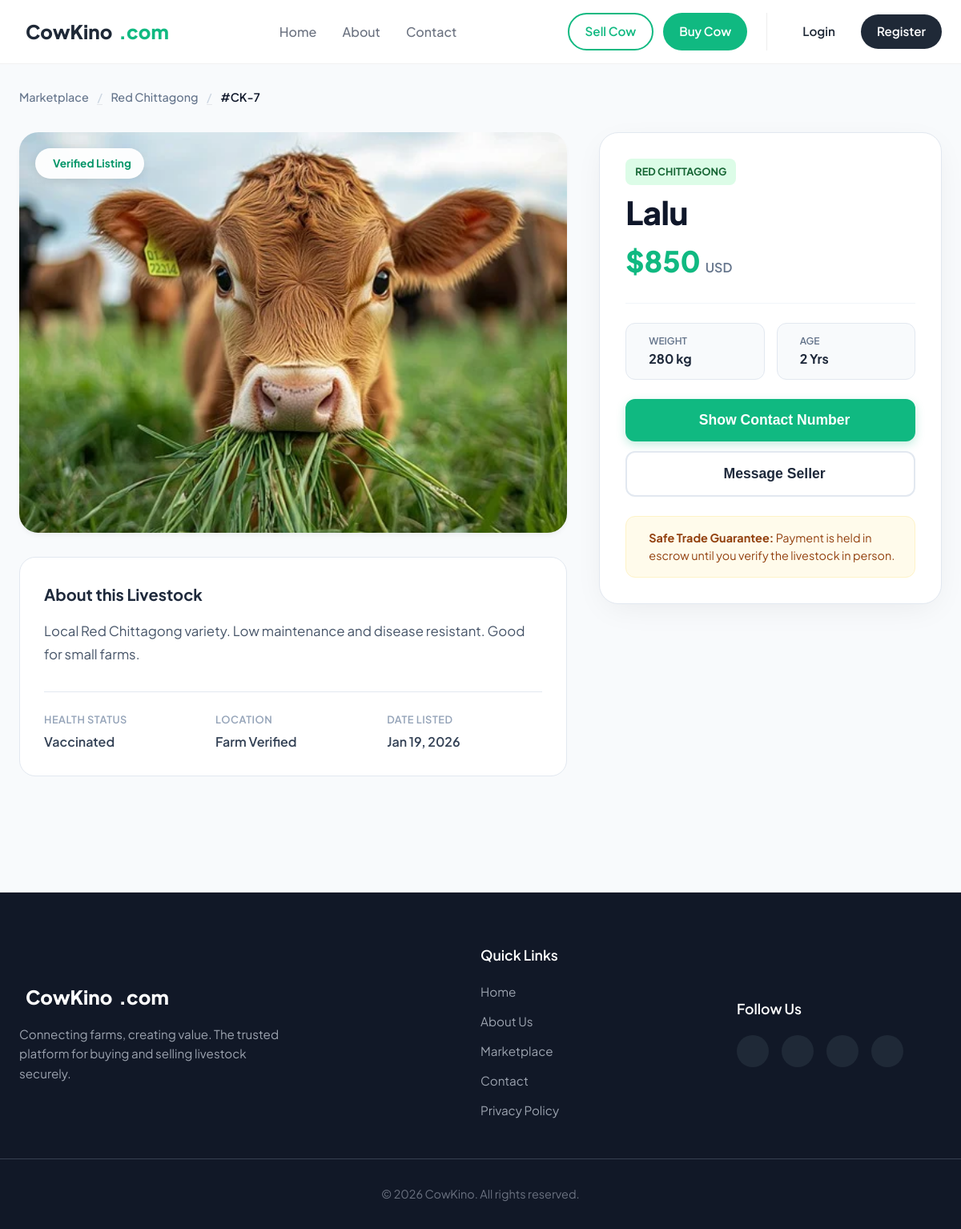
The page /view/cow_details.php?id=7 on the database its author committed.
### tables this page shows
CREATE TABLE `cows` (
  `name` varchar(20) NOT NULL,
  `id` int(11) NOT NULL,
  `price` int(20) NOT NULL,
  `breed` varchar(20) NOT NULL,
  `age` float NOT NULL,
  `weight` int(5) NOT NULL,
  `photo_url` varchar(150) NOT NULL,
  `description` varchar(500) NOT NULL
);

### model/cows.php (called while the page is built, shortened)
<?php
require_once __DIR__ . '/DataBase.php';
function GetCowById($id)
{
    global $conn;
    $sql = "SELECT * FROM cows WHERE id = ?";
    $stmt = mysqli_prepare($conn, $sql);
    mysqli_stmt_bind_param($stmt, "i", $id);
    mysqli_stmt_execute($stmt);
    $result = mysqli_stmt_get_result($stmt);
    if ($row = mysqli_fetch_assoc($result)) {
        return $row;
    } else {
        return null;
    }
}

### view/cow_details.php (the view, shortened to what this page needs)
<?php
require_once '../model/cows.php';
$cowId = $_GET['id'];
$cow = GetCowById($cowId);
?>
<!DOCTYPE html>
<html lang="en">
<head>
    <link rel="stylesheet" href="../Asset/style/style.css" />
</head>
<body class="page-bg">
    <?php include "./header.php"; ?>
    <main class="product-page">
        <div class="container">
            <nav class="breadcrumb-clean">
                <a href="buy.php">Marketplace</a>
                <span class="divider">/</span>
                <a href="#"><?php echo htmlspecialchars($cow['breed']); ?></a>
                <span class="divider">/</span>
                <span class="current">#CK-<?php echo $cow['id']; ?></span>
            </nav>
            <div class="product-layout">
                <div class="product-visuals">
                    <div class="main-gallery-wrapper">
                        <img src="../upload/<?php echo htmlspecialchars($cow['photo_url']); ?>"
                             alt="<?php echo htmlspecialchars($cow['name']); ?>"
                             class="hero-image"
                             onerror="this.src='https://via.placeholder.com/1200x800?text=No+Image+Available'">
                        <div class="floating-badge">
                            <i class="ph-fill ph-check-circle"></i> Verified Listing
                        </div>
                    </div>
                    <div class="product-description-block">
                        <h3>About this Livestock</h3>
                        <div class="text-content">
                            <p><?php echo nl2br(htmlspecialchars($cow['description'])); ?></p>
                        </div>
                        <div class="specs-table">
                            <div class="spec-row">
                                <span class="spec-label">Health Status</span>
                                <span class="spec-value">Vaccinated</span>
                            </div>
                            <div class="spec-row">
                                <span class="spec-label">Location</span>
                                <span class="spec-value">Farm Verified</span>
                            </div>
                            <div class="spec-row">
                                <span class="spec-label">Date Listed</span>
                                <span class="spec-value"><?php echo date('M d, Y'); ?></span>
                            </div>
                        </div>
                    </div>
                </div>
                <aside class="product-sidebar">
                    <div class="sidebar-card">
                        <div class="sidebar-header">
                            <span class="breed-tag"><?php echo htmlspecialchars($cow['breed']); ?></span>
                            <h1 class="cow-title"><?php echo htmlspecialchars($cow['name']); ?></h1>
                            <div class="price-block">
                                <span class="amount">$<?php echo number_format($cow['price']); ?></span>
                                <span class="currency">USD</span>
                            </div>
                        </div>
                        <div class="divider-line"></div>
                        <div class="quick-stats">
                            <div class="stat-pill">
                                <div>
                                    <span class="lbl">Weight</span>
                                    <span class="val"><?php echo htmlspecialchars($cow['weight']); ?> kg</span>
                                </div>
                            </div>
                            <div class="stat-pill">
                                <div>
                                    <span class="lbl">Age</span>
                                    <span class="val"><?php echo htmlspecialchars($cow['age']); ?> Yrs</span>
                                </div>
                            </div>
                        </div>
                        <div class="sidebar-actions">
                            <button class="btn-primary-block">
                                <i class="ph-bold ph-phone"></i> Show Contact Number
                            </button>
                            <button class="btn-outline-block">
                                <i class="ph-bold ph-chat-circle-text"></i> Message Seller
                            </button>
                        </div>
                        <div class="safety-box">
                            <p><strong>Safe Trade Guarantee:</strong> Payment is held in escrow until you verify the livestock in person.</p>
                        </div>
                    </div>
                </aside>
            </div>
        </div>
    </main>
    <?php include "./footer.php"; ?>
</body>
</html>

### rows shown on the page
cows: breed "Red Chittagong", id "7", photo_url (picture), description "Local Red Chittagong variety. Low maintenance and disease resistant. Good for small farms.", breed "RED CHITTAGONG", name "Lalu", price "850", weight "280", age "2"
